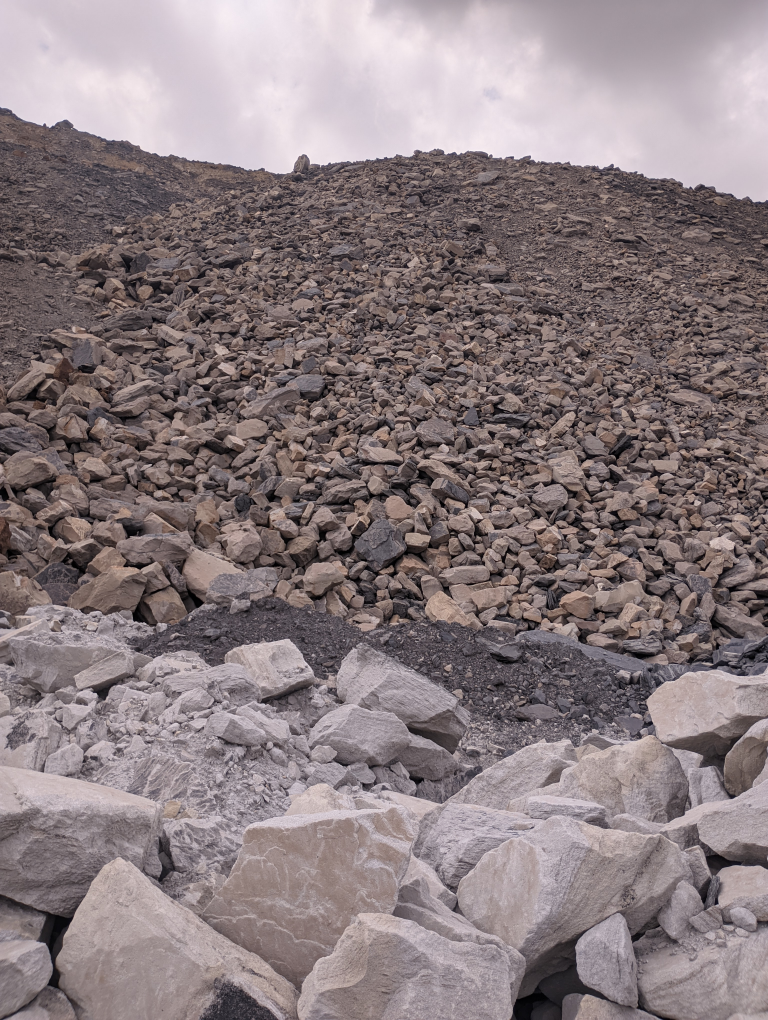
#> input picture code/a.jpg, 3072 x 4080 px (shown at 1/4 size)
$ jupyter execute --allow-errors model.ipynb
#> lines starting #> are read from the running program, lines starting #| are printed output that depends on the picture
[cell 1]
import cv2
from matplotlib import pyplot as plt
import numpy as np

[cell 2]
class CropLayer(object):
    def __init__(self, params, blobs):
        # initialize our starting and ending (x, y)-coordinates of
        # the crop
        self.startX = 0
        self.startY = 0
        self.endX = 0
        self.endY = 0

    def getMemoryShapes(self, inputs):
        # the crop layer will receive two inputs -- we need to crop
        # the first input blob to match the shape of the second one,
        # keeping the batch size and number of channels
        (inputShape, targetShape) = (inputs[0], inputs[1])
        (batchSize, numChannels) = (inputShape[0], inputShape[1])
        (H, W) = (targetShape[2], targetShape[3])

        # compute the starting and ending crop coordinates
        self.startX = int((inputShape[3] - targetShape[3]) / 2)
        self.startY = int((inputShape[2] - targetShape[2]) / 2)
        self.endX = self.startX + W
        self.endY = self.startY + H

        # return the shape of the volume (we'll perform the actual
        # crop during the forward pass
        return [[batchSize, numChannels, H, W]]

    def forward(self, inputs):
        # use the derived (x, y)-coordinates to perform the crop
        return [inputs[0][:, :, self.startY:self.endY,
                self.startX:self.endX]]

[cell 3]
# The pre-trained model that OpenCV uses has been trained in Caffe framework
#Download from the link above
protoPath = "hed_model/deploy.prototxt"
modelPath = "hed_model/hed_pretrained_bsds.caffemodel"
#> (the rest of this cell did not finish here and is left out)

[cell 4]
# register our crop layer with the model
cv2.dnn_registerLayer("Crop", CropLayer)

[cell 5]
# load the input image and grab its dimensions, for future use while defining the blob
img = cv2.imread("a.jpg")
#> img is the input picture: shape (4080, 3072, 3); mean B, G, R 126.9, 124.3, 137.2
plt.imshow(img)
(H, W) = img.shape[:2]
#> H = 4080; W = 3072

[cell 6]
# construct a blob out of the input image
#blob is basically preprocessed image.
#OpenCV’s new deep neural network (dnn ) module contains two functions that
#can be used for preprocessing images and preparing them for
#classification via pre-trained deep learning models.
# It includes scaling and mean subtraction
#How to calculate the mean?
mean_pixel_values= np.average(img, axis = (0,1))
#> mean_pixel_values = [126.9, 124.3, 137.2]
blob = cv2.dnn.blobFromImage(img, scalefactor=0.7, size=(W, H),
                             mean=(mean_pixel_values[0], mean_pixel_values[1], mean_pixel_values[2]),
                             #mean=(105, 117, 123),
                             swapRB= False, crop=False)

[cell 7]
#View image after preprocessing (blob)
blob_for_plot = np.moveaxis(blob[0,:,:,:], 0,2)
plt.imshow(blob_for_plot)
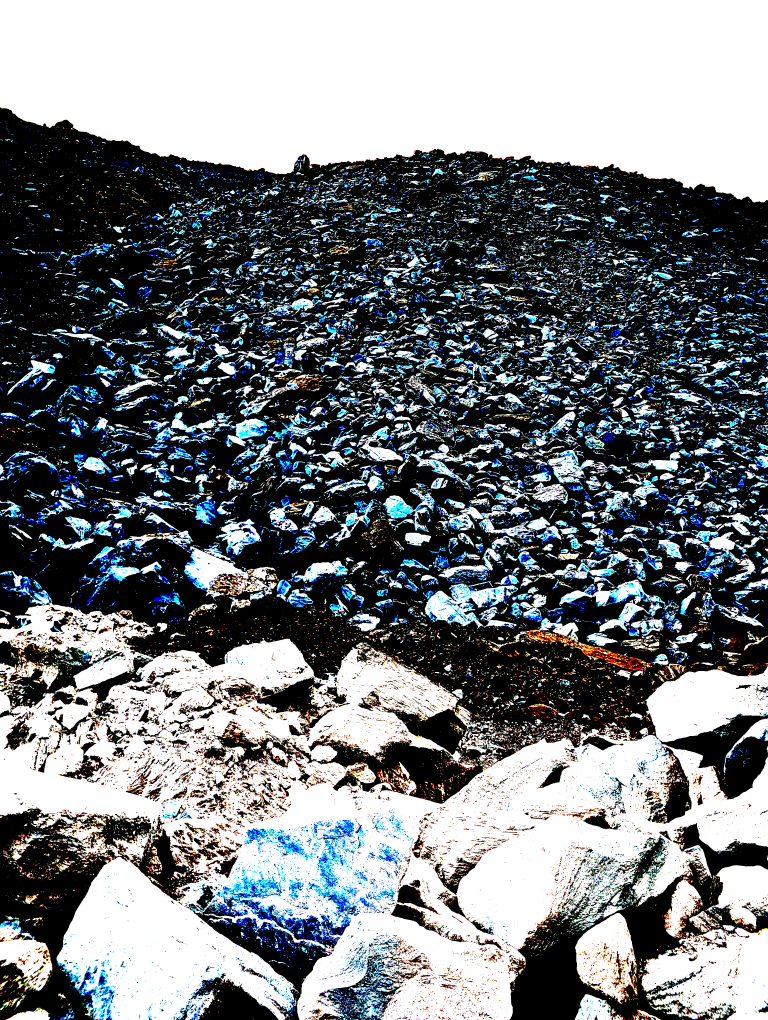
#> shown: shape (4080, 3072, 3) float32 (shown at 1/4 size); mean R, G, B 0.473, 0.492, 0.507


$ run again, with code/1.jpg copied over code/a.jpg
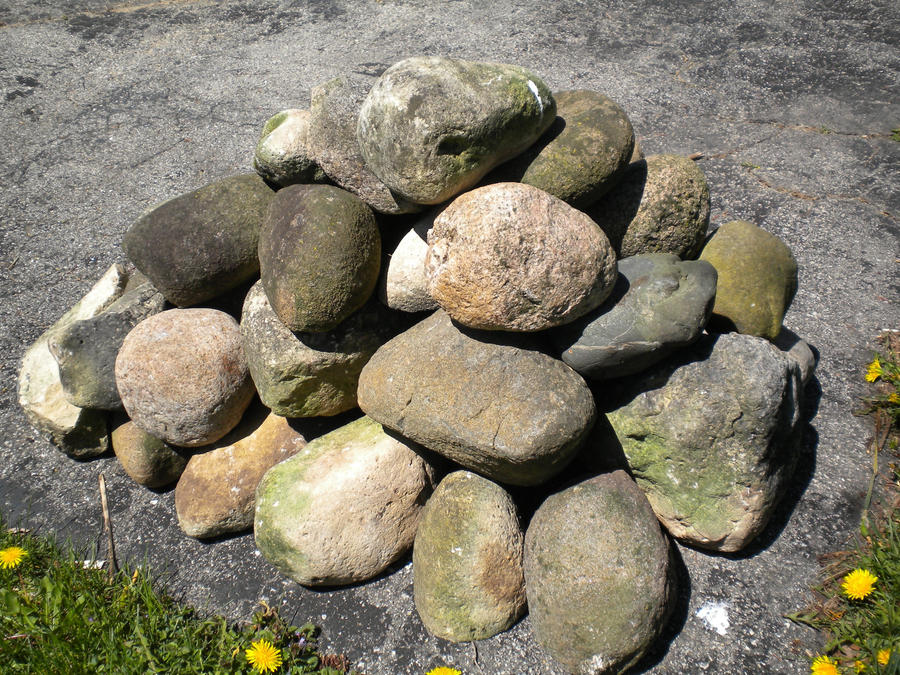
#> input picture code/1.jpg, 900 x 675 px
#> img is the input picture: shape (675, 900, 3); mean B, G, R 106.9, 124.4, 130.5
#> mean_pixel_values = [106.9, 124.4, 130.5]
#> `blob_for_plot = np.moveaxis(blob[0,:,:,:], 0,2)`:
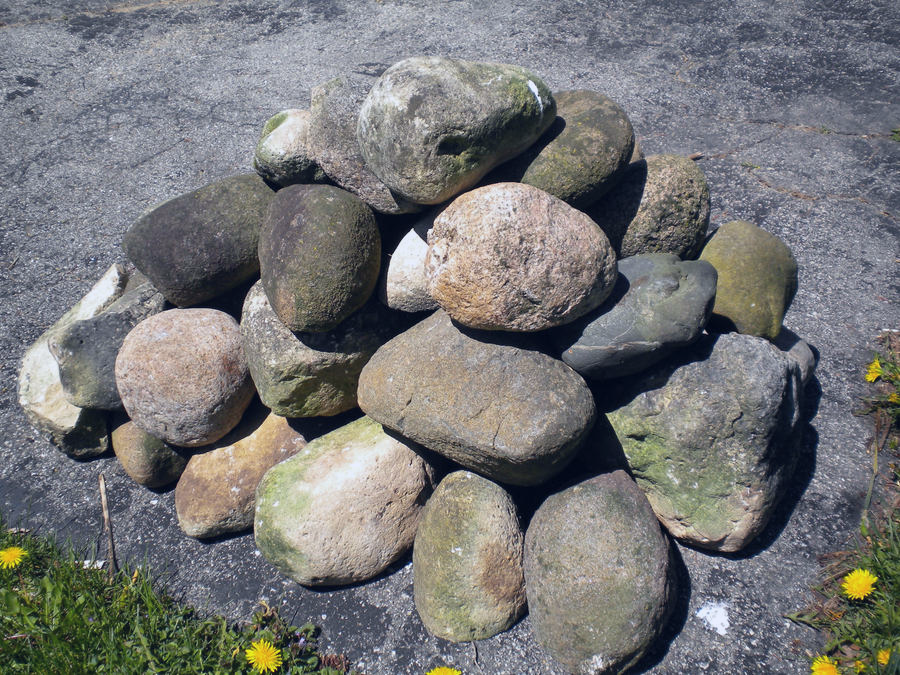
#> blob_for_plot: shape (675, 900, 3) float32; mean of channels 0, 1, 2 0, 0, 0; drawn with min black and max white
#> `[cell 7]`:
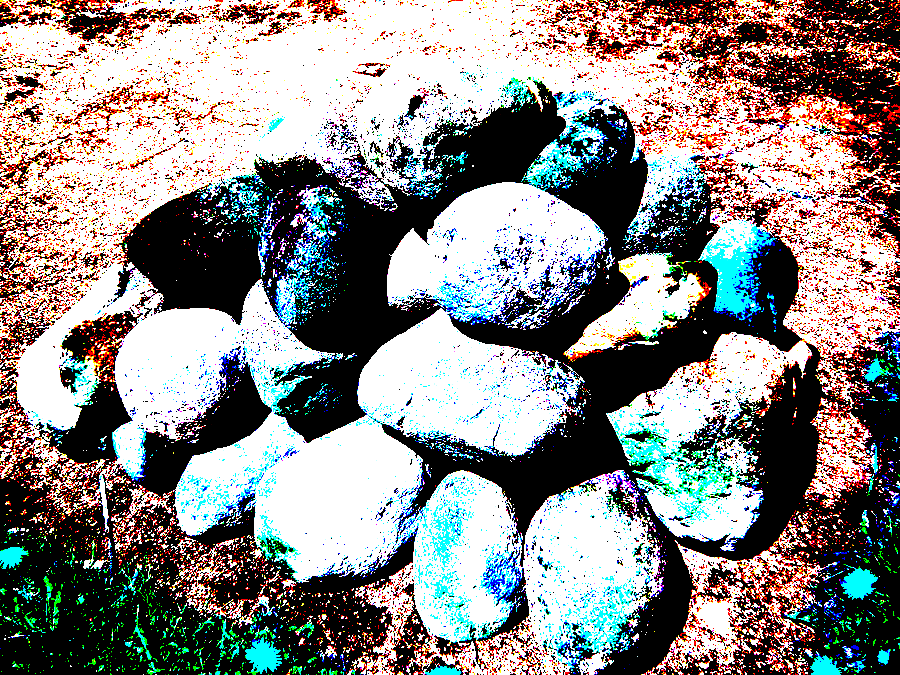
#> shown: shape (675, 900, 3) float32; mean R, G, B 0.546, 0.536, 0.53

$ run again, with code/2.jpg copied over code/a.jpg
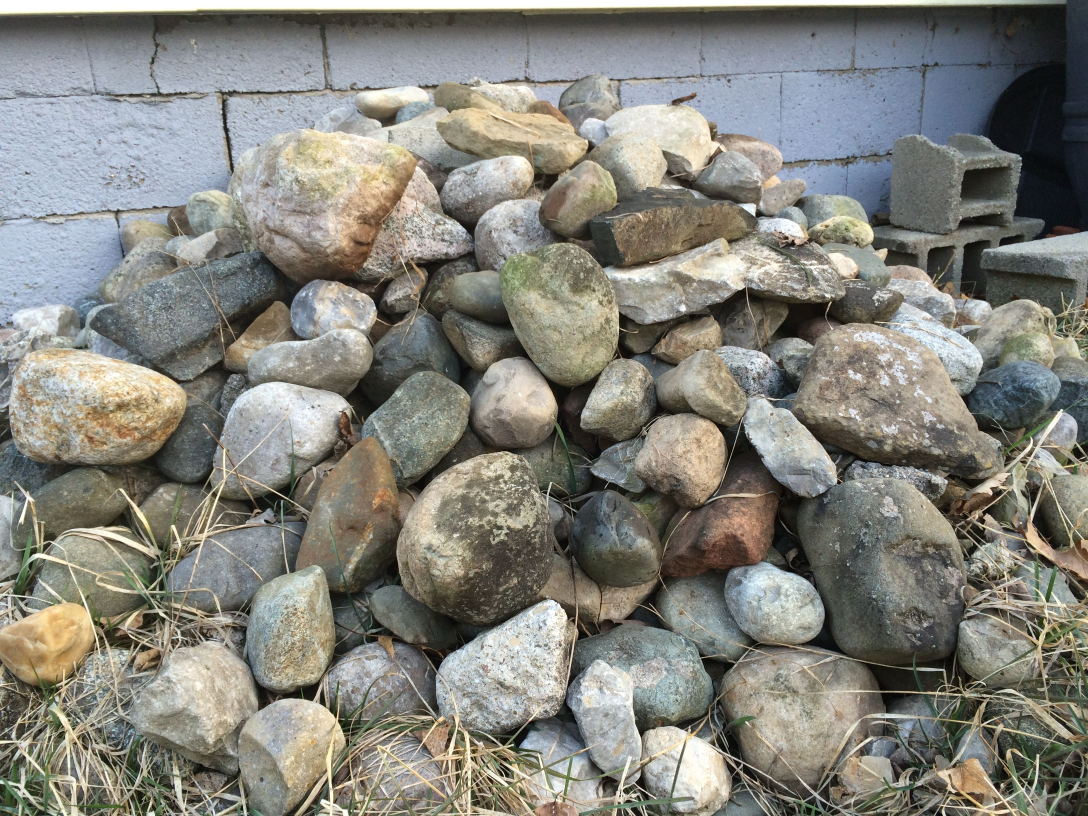
#> input picture code/2.jpg, 3264 x 2448 px (shown at 1/3 size)
#> img is the input picture: shape (2448, 3264, 3); mean B, G, R 123.4, 131.1, 131.9
#> mean_pixel_values = [123.4, 131.1, 131.9]
#> `[cell 7]`:
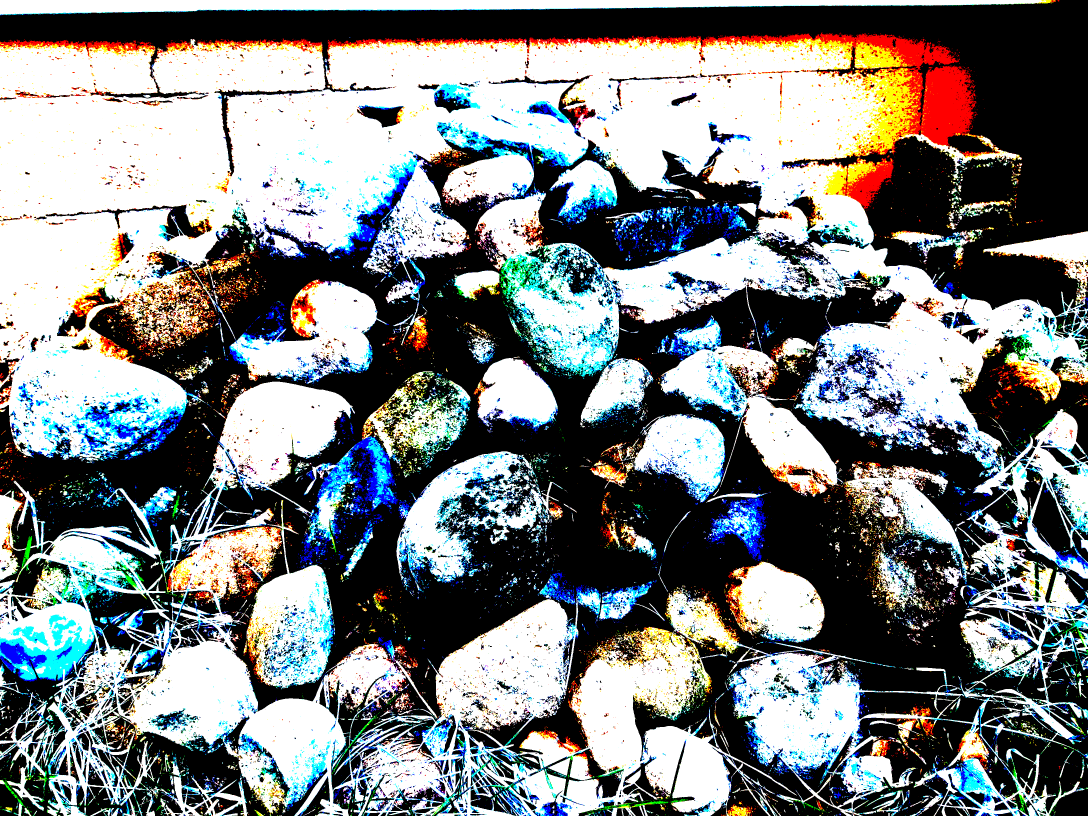
#> shown: shape (2448, 3264, 3) float32 (shown at 1/3 size); mean R, G, B 0.497, 0.512, 0.513

$ run again, with code/4.jpg copied over code/a.jpg
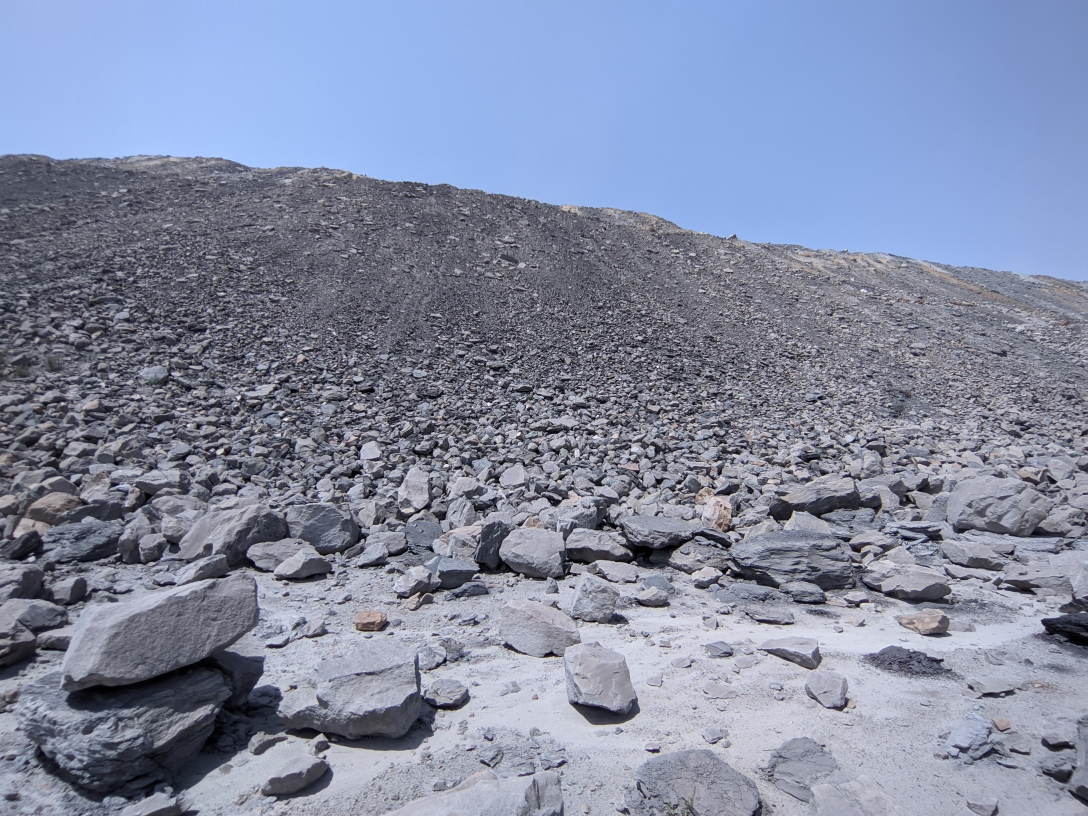
#> input picture code/4.jpg, 3264 x 2448 px (shown at 1/3 size)
#> img is the input picture: shape (2448, 3264, 3); mean B, G, R 163.6, 139.3, 131.2
#> mean_pixel_values = [163.6, 139.3, 131.2]
#> `blob_for_plot = np.moveaxis(blob[0,:,:,:], 0,2)`:
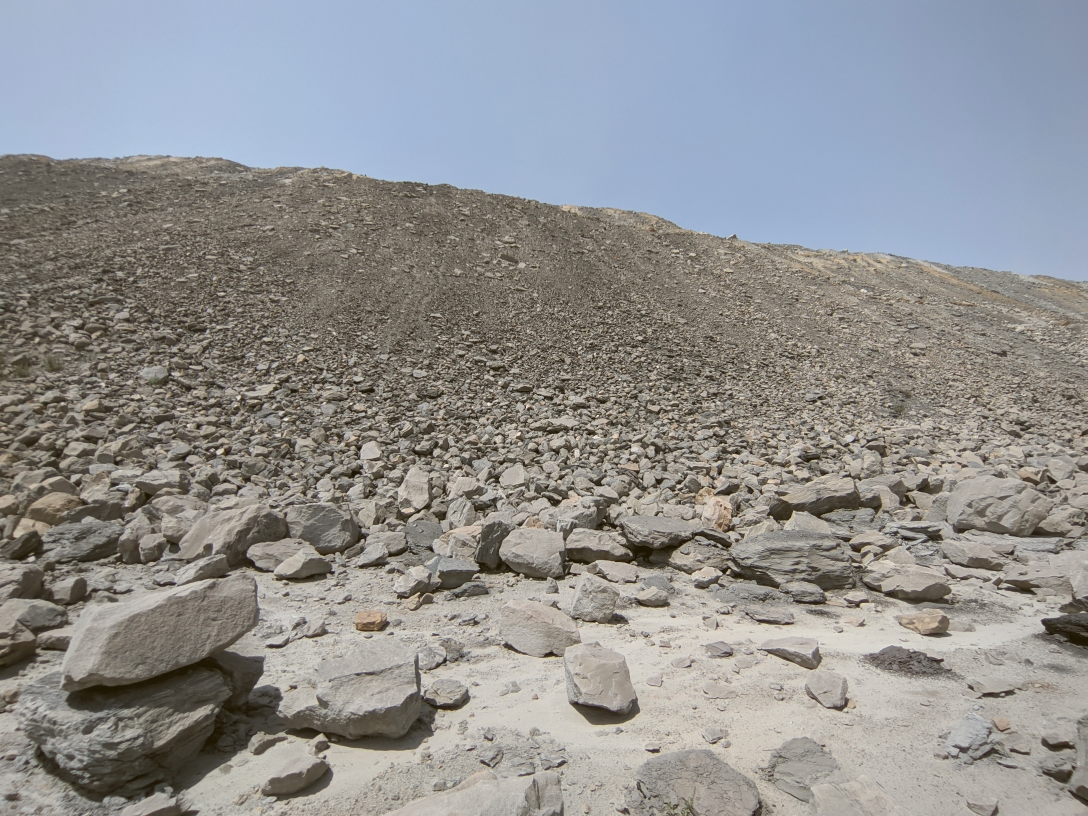
#> blob_for_plot: shape (2448, 3264, 3) float32 (shown at 1/3 size); mean of channels 0, 1, 2 0, 0, 0; drawn with min black and max white
#> `[cell 7]`:
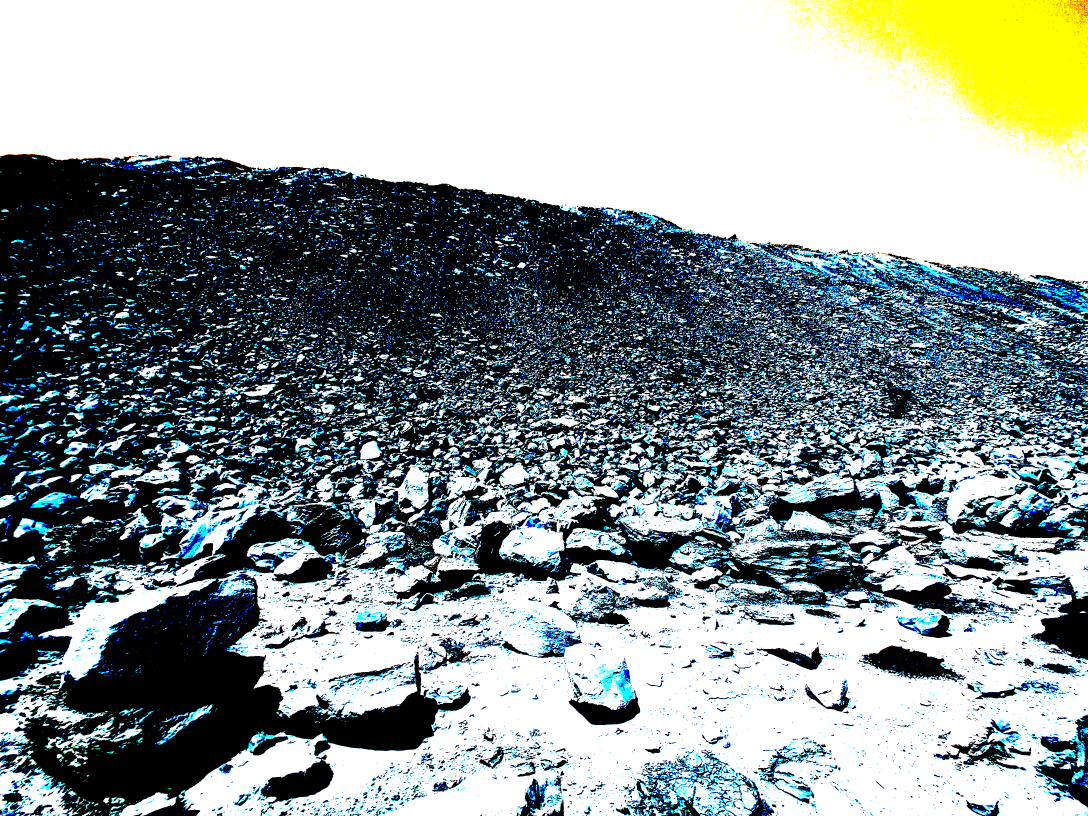
#> shown: shape (2448, 3264, 3) float32 (shown at 1/3 size); mean R, G, B 0.55, 0.598, 0.6
